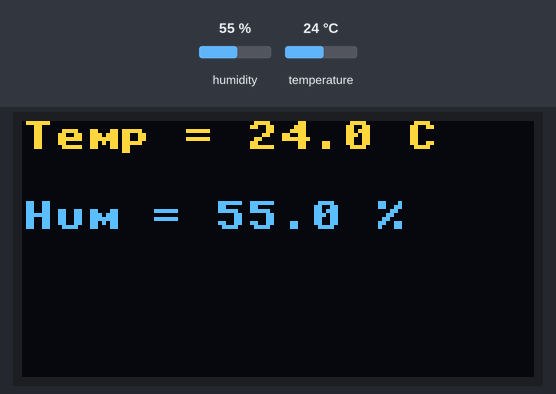
The program below on a simulated ESP32 board running MicroPython. Shown: 128×64 one-colour display. The inputs (shaded band) are chosen by the test bench; at power-on: humidity 55 %, temperature 24 °C. The OLED is the two-colour kind (top 16 rows yellow); library files of the repository ran but are not shown: gfx.py, ssd1306.py; what the program prints to the serial console is not drawn.

Above: at 2.6 s.
2.7 s: humidity set to 22 %
At 5.5 s:
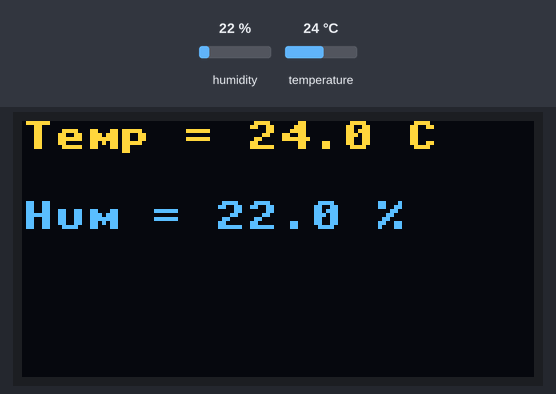
7.0 s: temperature set to 12 °C
At 9.5 s:
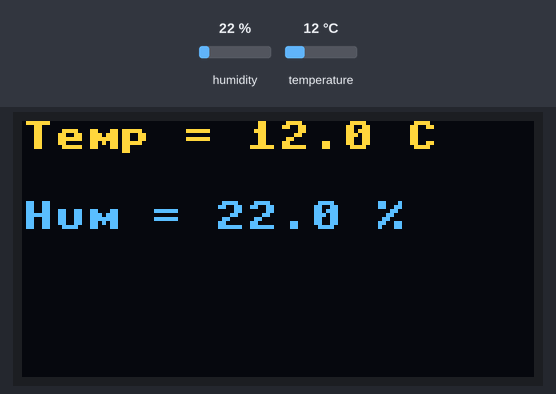
11.3 s: humidity set to 40 %
At 15.2 s:
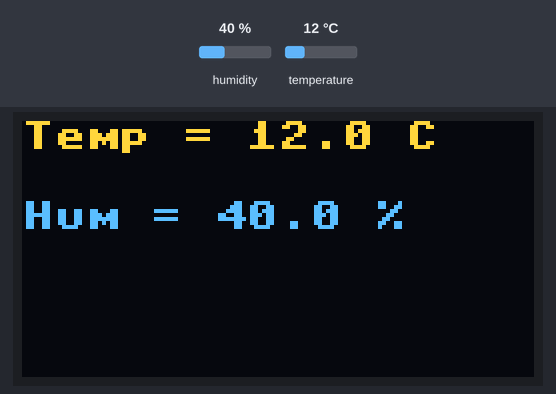
15.7 s: temperature set to 19 °C
Timing chart, 0 to 18.7 s (numbered marks = the images above; inputs shaded):
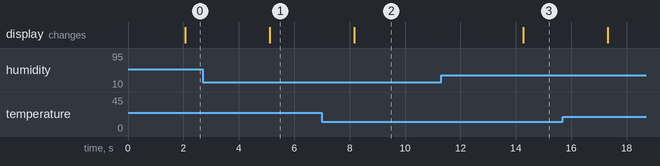

The program:

ESP32_DHT22_2_Domoticz.py
```python
from machine import Pin, I2C
from time import sleep
import gfx
import dht
import ssd1306

# ESP32 Pin assignment OLED screen
i2c = I2C(-1, scl=Pin(4), sda=Pin(5))
# ESP32 Pin assignment DHT22 sensor
sensor = dht.DHT22(Pin(14))
#sensor = dht.DHT11(Pin(14))

#Declaration de la taille de l'ecran
oled_width = 128
oled_height = 64
oled = ssd1306.SSD1306_I2C(oled_width, oled_height, i2c)
#En cas de besoin d'afficher des graphiques
graphics = gfx.GFX(oled_width, oled_height, oled.pixel)

#Partie principale du programme
while True:

  try:
    sleep(2)
    sensor.measure()
    temp = sensor.temperature()
    hum = sensor.humidity()
    #hum_mod= hum / 2
    print('Temperature: %3.1f C' %temp)
    print('Humidity: %3.1f %%' %hum)
       #Affichage sur ecran oled
    oled.layout = 2
    oled.text('Temp = %3.1f C' %temp, 0, 0)
    oled.text('Hum = %3.1f %%' %hum, 0, 20)
    oled.show()
    sleep(1)
    oled.fill(0)
  except OSError as e:
    print('Failed to read sensor.')
    oled.text('Le capteur', 0, 0)
    oled.text('est debranche', 0, 20)
    oled.show()
    sleep(1)
    oled.fill(0)
```

Measured:
- after the input at 2.7 s, the display: changes after 2.4 s (image 1)
- after the input at 7.0 s, the display: changes after 1.2 s (image 2)
- after the input at 11.3 s, the display: changes after 3.0 s (image 3)
